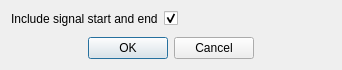
<?xml version="1.0" encoding="UTF-8"?>
<ui version="4.0">
 <class>SaveInterbeatIntervalsDialog</class>
 <widget class="QDialog" name="SaveInterbeatIntervalsDialog">
  <property name="geometry">
   <rect>
    <x>0</x>
    <y>0</y>
    <width>342</width>
    <height>70</height>
   </rect>
  </property>
  <property name="windowTitle">
   <string>Dialog</string>
  </property>
  <layout class="QVBoxLayout" name="verticalLayout">
   <item>
    <layout class="QFormLayout" name="formLayout">
     <item row="0" column="0">
      <widget class="QLabel" name="includeSignalStartEndLabel">
       <property name="text">
        <string>Include signal start and end</string>
       </property>
      </widget>
     </item>
     <item row="0" column="1">
      <widget class="QCheckBox" name="includeSignalStartEndCheckBox">
       <property name="text">
        <string/>
       </property>
       <property name="checked">
        <bool>true</bool>
       </property>
      </widget>
     </item>
    </layout>
   </item>
   <item>
    <spacer name="verticalSpacer">
     <property name="orientation">
      <enum>Qt::Vertical</enum>
     </property>
     <property name="sizeHint" stdset="0">
      <size>
       <width>20</width>
       <height>40</height>
      </size>
     </property>
    </spacer>
   </item>
   <item>
    <layout class="QHBoxLayout" name="horizontalLayout">
     <item>
      <spacer name="horizontalSpacer">
       <property name="orientation">
        <enum>Qt::Horizontal</enum>
       </property>
       <property name="sizeHint" stdset="0">
        <size>
         <width>40</width>
         <height>20</height>
        </size>
       </property>
      </spacer>
     </item>
     <item>
      <widget class="QDialogButtonBox" name="buttonBox">
       <property name="orientation">
        <enum>Qt::Horizontal</enum>
       </property>
       <property name="standardButtons">
        <set>QDialogButtonBox::Cancel|QDialogButtonBox::Ok</set>
       </property>
      </widget>
     </item>
     <item>
      <spacer name="horizontalSpacer_2">
       <property name="orientation">
        <enum>Qt::Horizontal</enum>
       </property>
       <property name="sizeHint" stdset="0">
        <size>
         <width>40</width>
         <height>20</height>
        </size>
       </property>
      </spacer>
     </item>
    </layout>
   </item>
  </layout>
 </widget>
 <resources/>
 <connections>
  <connection>
   <sender>buttonBox</sender>
   <signal>accepted()</signal>
   <receiver>SaveInterbeatIntervalsDialog</receiver>
   <slot>accept()</slot>
   <hints>
    <hint type="sourcelabel">
     <x>248</x>
     <y>254</y>
    </hint>
    <hint type="destinationlabel">
     <x>157</x>
     <y>274</y>
    </hint>
   </hints>
  </connection>
  <connection>
   <sender>buttonBox</sender>
   <signal>rejected()</signal>
   <receiver>SaveInterbeatIntervalsDialog</receiver>
   <slot>reject()</slot>
   <hints>
    <hint type="sourcelabel">
     <x>316</x>
     <y>260</y>
    </hint>
    <hint type="destinationlabel">
     <x>286</x>
     <y>274</y>
    </hint>
   </hints>
  </connection>
 </connections>
</ui>
